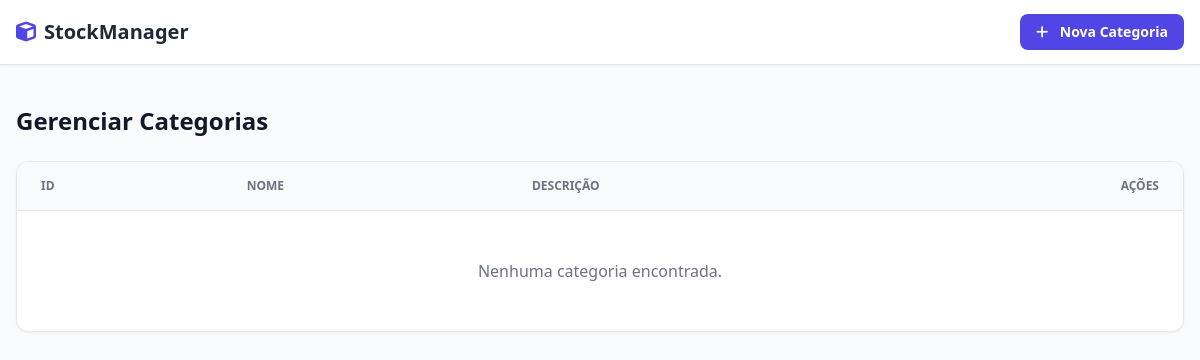
Before: /categorias with the older database file.
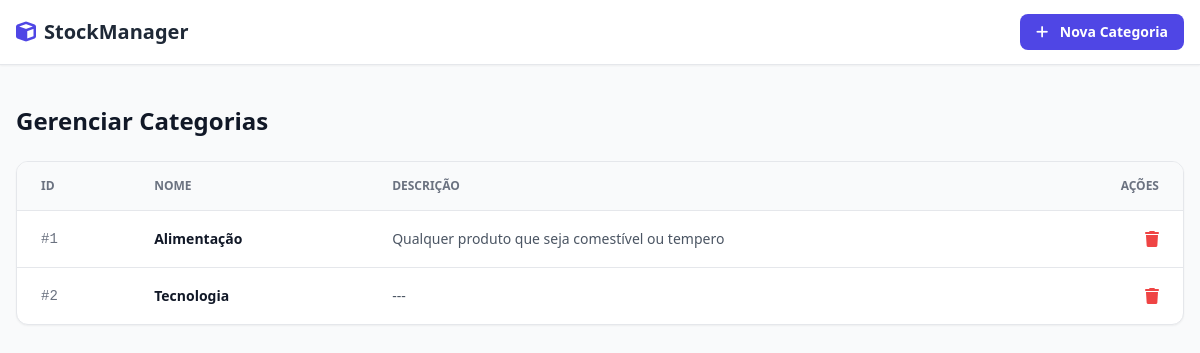
After: the same page with the newer database file.
### models.py (models this page shows, shortened)
class Categoria(Base):
    __tablename__ = 'categorias'
    id = Column(Integer, primary_key=True, autoincrement=True)
    nome = Column(String, nullable=False)
    descricao = Column(String, nullable=True)
    produtos = relationship("Produto", back_populates="categoria")

### main.py (the view)
@app.get("/categorias")
def listar_categorias(request: Request, db: Session = Depends(get_db)):
    categorias = db.query(Categoria).all()
    return templates.TemplateResponse(
        request, "categorias.html", {"request": request, "categorias": categorias}
    )

### templates/categorias.html (shortened to what this page needs)
<!DOCTYPE html>
<html lang="pt-br">
<head>
    <script src="https://cdn.tailwindcss.com"></script>
    <link rel="stylesheet" href="https://cdnjs.cloudflare.com/ajax/libs/font-awesome/6.0.0/css/all.min.css">
</head>
<body class="bg-gray-50">
    <nav class="bg-white shadow-sm border-b border-gray-200">
        <div class="max-w-7xl mx-auto px-4 flex justify-between h-16 items-center">
            <a href="/" class="flex items-center gap-2 font-bold text-xl text-gray-800">
                <i class="fa-solid fa-cube text-indigo-600"></i> StockManager
            </a>
            <a href="/categorias/cadastro" class="px-4 py-2 bg-indigo-600 hover:bg-indigo-700 text-white text-sm font-semibold rounded-lg">
                <i class="fa-solid fa-plus mr-2"></i> Nova Categoria
            </a>
        </div>
    </nav>
    <main class="max-w-7xl mx-auto px-4 py-10">
        <h1 class="text-2xl font-bold text-gray-900">Gerenciar Categorias</h1>
        <div class="mt-6 bg-white rounded-xl shadow-sm border overflow-hidden">
            <table class="min-w-full divide-y divide-gray-200">
                <thead class="bg-gray-50">
                    <tr>
                        <th class="px-6 py-4 text-left text-xs font-semibold text-gray-500 uppercase">ID</th>
                        <th class="px-6 py-4 text-left text-xs font-semibold text-gray-500 uppercase">Nome</th>
                        <th class="px-6 py-4 text-left text-xs font-semibold text-gray-500 uppercase">Descrição</th>
                        <th class="px-6 py-4 text-right text-xs font-semibold text-gray-500 uppercase">Ações</th>
                    </tr>
                </thead>
                <tbody class="divide-y divide-gray-200">
                    {% for categoria in categorias %}
                    <tr class="hover:bg-gray-50">
                        <td class="px-6 py-4 text-sm text-gray-500 font-mono">#{{ categoria.id }}</td>
                        <td class="px-6 py-4 text-sm font-bold text-gray-900">{{ categoria.nome }}</td>
                        <td class="px-6 py-4 text-sm text-gray-600">{{ categoria.descricao or "---" }}</td>
                        <td class="px-6 py-4 text-right space-x-3">
                            <a href="javascript:void(0)" onclick="confirmarExclusao('{{ categoria.id }}')" class="text-red-500 hover:text-red-700">
                                <i class="fa-solid fa-trash"></i>
                            </a>
                        </td>
                    </tr>
                    {% else %}
                    <tr>
                        <td colspan="4" class="px-6 py-12 text-center text-gray-500">Nenhuma categoria encontrada.</td>
                    </tr>
                    {% endfor %}
                </tbody>
            </table>
        </div>
    </main>
</body>
</html>

Changed rows visible on the page:
added Categoria: id "1", nome "Alimentação", descricao "Qualquer produto que seja comestível ou tempero"
added Categoria: id "2", nome "Tecnologia", descricao "---"
Other visible differences:
text no longer shown: "Nenhuma categoria encontrada."
